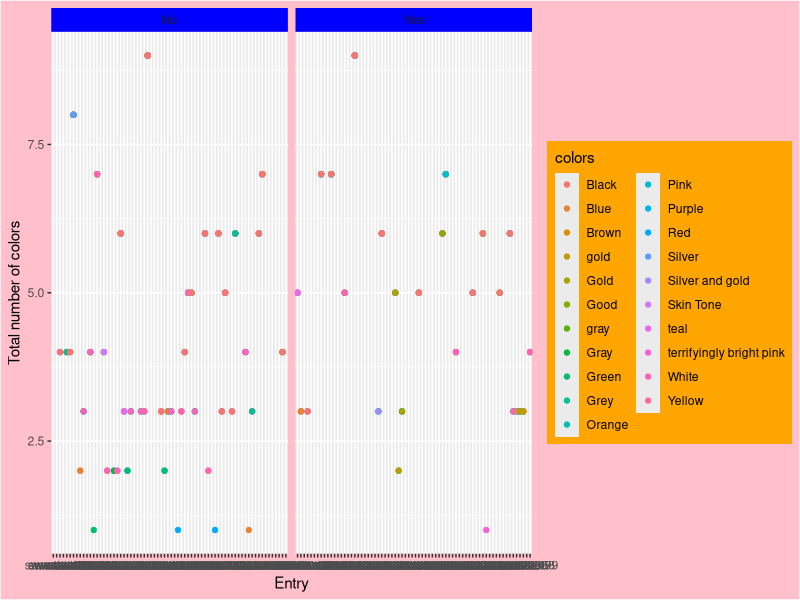
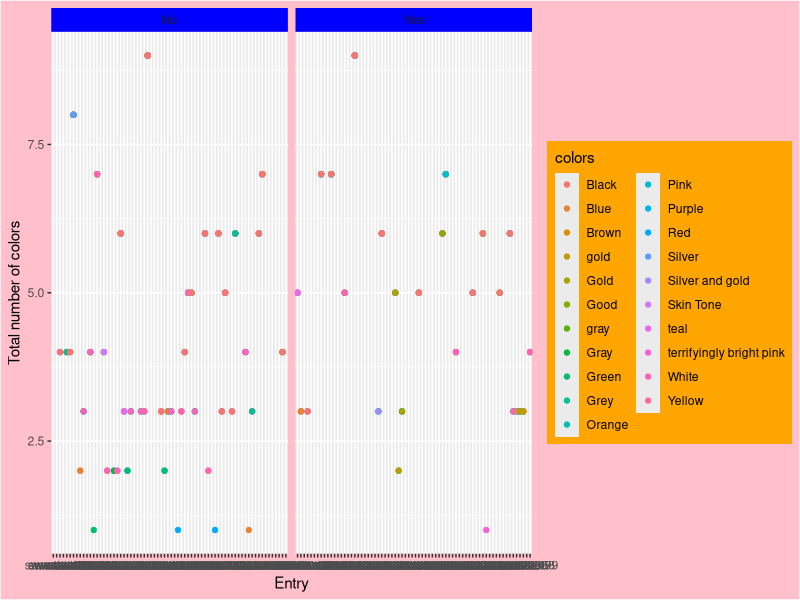

Generate these figures, in order, with R:
library(tidyverse)

sweaters <- read_csv(here::here("data/use_this_data", "holiday_sweaters-2020-12-15-clean.csv")) %>% 
  filter(hs_tf == "Yes") %>% 
  # potentially useful function: separate colors column into rows
  separate_rows(colors, sep = c(", ")) %>% 
  group_by(sweater) %>% 
  mutate(sum = length(colors)) %>% 
  rownames_to_column("values")

ggplot(sweaters, aes(x = sweater, y = sum)) +
  geom_point(aes(color = colors)) +
  labs(x = "Entry", 
       y = "Total number of colors") +
  facet_wrap(~sparkly) +
  theme(strip.background = element_rect(fill = "blue"),
        plot.background = element_rect(fill = "pink"),
        legend.background = element_rect(fill = "orange"))

ggsave(here::here("figures/an-plot.jpg"), width = 7, height = 4, dpi = 150)
